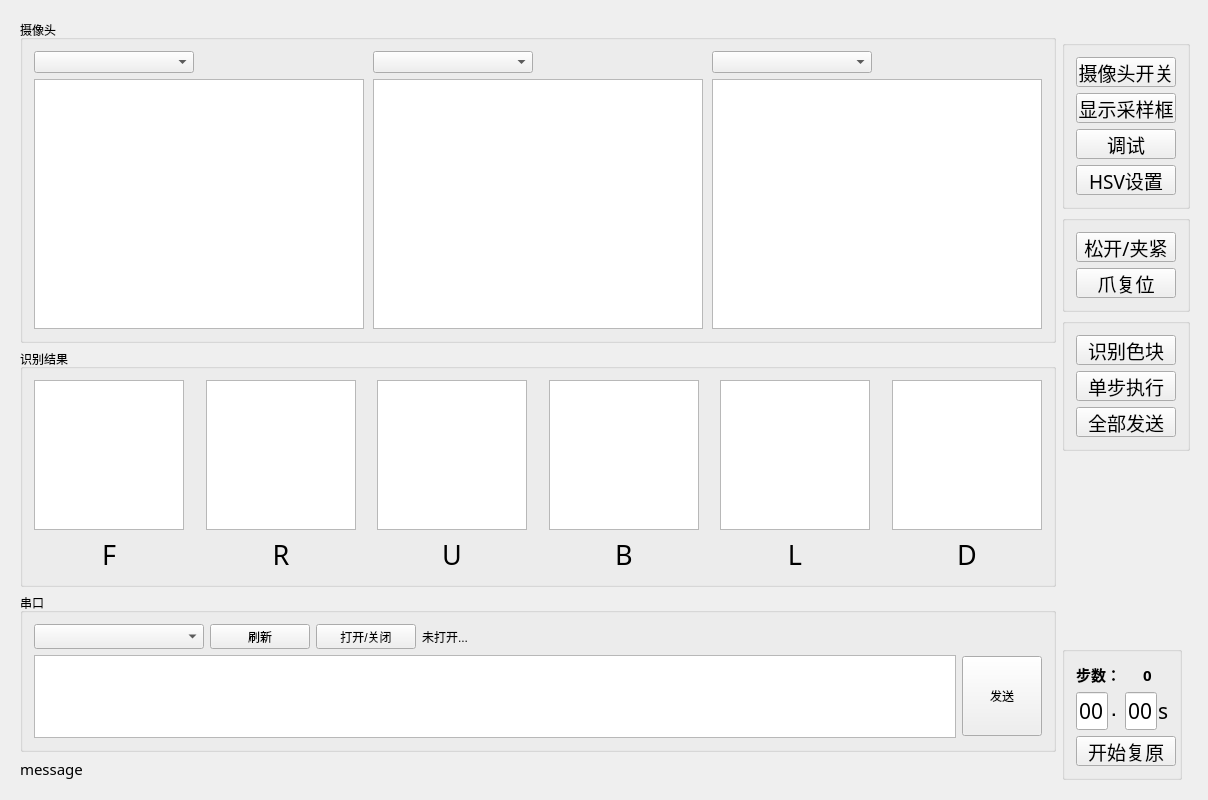
<?xml version="1.0" encoding="UTF-8"?>
<ui version="4.0">
 <class>CubicExplorerWithQt</class>
 <widget class="QWidget" name="CubicExplorerWithQt">
  <property name="geometry">
   <rect>
    <x>0</x>
    <y>0</y>
    <width>1208</width>
    <height>800</height>
   </rect>
  </property>
  <property name="minimumSize">
   <size>
    <width>1172</width>
    <height>680</height>
   </size>
  </property>
  <property name="windowTitle">
   <string>QtGuiAppForCubicExplorer</string>
  </property>
  <widget class="QWidget" name="layoutWidget">
   <property name="geometry">
    <rect>
     <x>9</x>
     <y>9</y>
     <width>1192</width>
     <height>782</height>
    </rect>
   </property>
   <layout class="QHBoxLayout" name="horizontalLayout">
    <item>
     <layout class="QVBoxLayout" name="verticalLayout_2">
      <item>
       <widget class="QGroupBox" name="groupBox_camera">
        <property name="title">
         <string>摄像头</string>
        </property>
        <layout class="QHBoxLayout" name="horizontalLayout_2">
         <item>
          <layout class="QVBoxLayout" name="vLay_cameraFR">
           <item>
            <widget class="QComboBox" name="comboBox_cameraFR">
             <property name="maximumSize">
              <size>
               <width>160</width>
               <height>16777215</height>
              </size>
             </property>
            </widget>
           </item>
           <item>
            <widget class="QMyGraphicsView" name="graView_cameraFR">
             <property name="minimumSize">
              <size>
               <width>330</width>
               <height>250</height>
              </size>
             </property>
             <property name="maximumSize">
              <size>
               <width>330</width>
               <height>250</height>
              </size>
             </property>
            </widget>
           </item>
          </layout>
         </item>
         <item>
          <spacer name="horizontalSpacer_12">
           <property name="orientation">
            <enum>Qt::Horizontal</enum>
           </property>
           <property name="sizeHint" stdset="0">
            <size>
             <width>40</width>
             <height>20</height>
            </size>
           </property>
          </spacer>
         </item>
         <item>
          <layout class="QVBoxLayout" name="vLay_cameraUB">
           <item>
            <widget class="QComboBox" name="comboBox_cameraUB">
             <property name="maximumSize">
              <size>
               <width>160</width>
               <height>16777215</height>
              </size>
             </property>
            </widget>
           </item>
           <item>
            <widget class="QMyGraphicsView" name="graView_cameraUB">
             <property name="minimumSize">
              <size>
               <width>330</width>
               <height>250</height>
              </size>
             </property>
             <property name="maximumSize">
              <size>
               <width>330</width>
               <height>250</height>
              </size>
             </property>
            </widget>
           </item>
          </layout>
         </item>
         <item>
          <spacer name="horizontalSpacer_13">
           <property name="orientation">
            <enum>Qt::Horizontal</enum>
           </property>
           <property name="sizeHint" stdset="0">
            <size>
             <width>40</width>
             <height>20</height>
            </size>
           </property>
          </spacer>
         </item>
         <item>
          <layout class="QVBoxLayout" name="vLay_cameraLD">
           <item>
            <widget class="QComboBox" name="comboBox_cameraLD">
             <property name="maximumSize">
              <size>
               <width>160</width>
               <height>16777215</height>
              </size>
             </property>
            </widget>
           </item>
           <item>
            <widget class="QMyGraphicsView" name="graView_cameraLD">
             <property name="minimumSize">
              <size>
               <width>330</width>
               <height>250</height>
              </size>
             </property>
             <property name="maximumSize">
              <size>
               <width>330</width>
               <height>250</height>
              </size>
             </property>
            </widget>
           </item>
          </layout>
         </item>
        </layout>
       </widget>
      </item>
      <item>
       <widget class="QGroupBox" name="groupBox_result">
        <property name="title">
         <string>识别结果</string>
        </property>
        <layout class="QHBoxLayout" name="horizontalLayout_3">
         <item>
          <layout class="QHBoxLayout" name="hLay_resFR" stretch="0,0,0">
           <item>
            <layout class="QVBoxLayout" name="vLay_resF">
             <item>
              <spacer name="verticalSpacer">
               <property name="orientation">
                <enum>Qt::Vertical</enum>
               </property>
               <property name="sizeHint" stdset="0">
                <size>
                 <width>140</width>
                 <height>13</height>
                </size>
               </property>
              </spacer>
             </item>
             <item>
              <widget class="QGraphicsView" name="graphicsView_F">
               <property name="sizePolicy">
                <sizepolicy hsizetype="Fixed" vsizetype="Fixed">
                 <horstretch>0</horstretch>
                 <verstretch>0</verstretch>
                </sizepolicy>
               </property>
               <property name="minimumSize">
                <size>
                 <width>150</width>
                 <height>150</height>
                </size>
               </property>
               <property name="maximumSize">
                <size>
                 <width>150</width>
                 <height>150</height>
                </size>
               </property>
               <property name="resizeAnchor">
                <enum>QGraphicsView::AnchorViewCenter</enum>
               </property>
              </widget>
             </item>
             <item>
              <widget class="QLabel" name="label_UI_F">
               <property name="font">
                <font>
                 <family>Adobe Arabic</family>
                 <pointsize>20</pointsize>
                </font>
               </property>
               <property name="text">
                <string>F</string>
               </property>
               <property name="alignment">
                <set>Qt::AlignCenter</set>
               </property>
              </widget>
             </item>
             <item>
              <spacer name="verticalSpacer_3">
               <property name="orientation">
                <enum>Qt::Vertical</enum>
               </property>
               <property name="sizeHint" stdset="0">
                <size>
                 <width>140</width>
                 <height>13</height>
                </size>
               </property>
              </spacer>
             </item>
            </layout>
           </item>
           <item>
            <spacer name="horizontalSpacer">
             <property name="orientation">
              <enum>Qt::Horizontal</enum>
             </property>
             <property name="sizeHint" stdset="0">
              <size>
               <width>40</width>
               <height>20</height>
              </size>
             </property>
            </spacer>
           </item>
           <item>
            <layout class="QVBoxLayout" name="vLay_resR">
             <item>
              <spacer name="verticalSpacer_2">
               <property name="orientation">
                <enum>Qt::Vertical</enum>
               </property>
               <property name="sizeHint" stdset="0">
                <size>
                 <width>20</width>
                 <height>40</height>
                </size>
               </property>
              </spacer>
             </item>
             <item>
              <widget class="QGraphicsView" name="graphicsView_R">
               <property name="minimumSize">
                <size>
                 <width>150</width>
                 <height>150</height>
                </size>
               </property>
               <property name="maximumSize">
                <size>
                 <width>150</width>
                 <height>150</height>
                </size>
               </property>
              </widget>
             </item>
             <item>
              <widget class="QLabel" name="label_UI_R">
               <property name="font">
                <font>
                 <family>Adobe Arabic</family>
                 <pointsize>20</pointsize>
                </font>
               </property>
               <property name="text">
                <string>R</string>
               </property>
               <property name="alignment">
                <set>Qt::AlignCenter</set>
               </property>
              </widget>
             </item>
             <item>
              <spacer name="verticalSpacer_4">
               <property name="orientation">
                <enum>Qt::Vertical</enum>
               </property>
               <property name="sizeHint" stdset="0">
                <size>
                 <width>20</width>
                 <height>40</height>
                </size>
               </property>
              </spacer>
             </item>
            </layout>
           </item>
          </layout>
         </item>
         <item>
          <spacer name="horizontalSpacer_2">
           <property name="orientation">
            <enum>Qt::Horizontal</enum>
           </property>
           <property name="sizeHint" stdset="0">
            <size>
             <width>40</width>
             <height>20</height>
            </size>
           </property>
          </spacer>
         </item>
         <item>
          <layout class="QHBoxLayout" name="hLay_resUB">
           <item>
            <layout class="QVBoxLayout" name="vLay_resU">
             <item>
              <spacer name="verticalSpacer_5">
               <property name="orientation">
                <enum>Qt::Vertical</enum>
               </property>
               <property name="sizeHint" stdset="0">
                <size>
                 <width>20</width>
                 <height>40</height>
                </size>
               </property>
              </spacer>
             </item>
             <item>
              <widget class="QGraphicsView" name="graphicsView_U">
               <property name="minimumSize">
                <size>
                 <width>150</width>
                 <height>150</height>
                </size>
               </property>
               <property name="maximumSize">
                <size>
                 <width>150</width>
                 <height>150</height>
                </size>
               </property>
              </widget>
             </item>
             <item>
              <widget class="QLabel" name="label_UI_U">
               <property name="font">
                <font>
                 <family>Adobe Arabic</family>
                 <pointsize>20</pointsize>
                </font>
               </property>
               <property name="text">
                <string>U</string>
               </property>
               <property name="alignment">
                <set>Qt::AlignCenter</set>
               </property>
              </widget>
             </item>
             <item>
              <spacer name="verticalSpacer_7">
               <property name="orientation">
                <enum>Qt::Vertical</enum>
               </property>
               <property name="sizeHint" stdset="0">
                <size>
                 <width>20</width>
                 <height>40</height>
                </size>
               </property>
              </spacer>
             </item>
            </layout>
           </item>
           <item>
            <spacer name="horizontalSpacer_5">
             <property name="orientation">
              <enum>Qt::Horizontal</enum>
             </property>
             <property name="sizeHint" stdset="0">
              <size>
               <width>40</width>
               <height>20</height>
              </size>
             </property>
            </spacer>
           </item>
           <item>
            <layout class="QVBoxLayout" name="vLay_resB">
             <item>
              <spacer name="verticalSpacer_6">
               <property name="orientation">
                <enum>Qt::Vertical</enum>
               </property>
               <property name="sizeHint" stdset="0">
                <size>
                 <width>20</width>
                 <height>40</height>
                </size>
               </property>
              </spacer>
             </item>
             <item>
              <widget class="QGraphicsView" name="graphicsView_B">
               <property name="minimumSize">
                <size>
                 <width>150</width>
                 <height>150</height>
                </size>
               </property>
               <property name="maximumSize">
                <size>
                 <width>150</width>
                 <height>150</height>
                </size>
               </property>
              </widget>
             </item>
             <item>
              <widget class="QLabel" name="label_UI_B">
               <property name="font">
                <font>
                 <family>Adobe Arabic</family>
                 <pointsize>20</pointsize>
                </font>
               </property>
               <property name="text">
                <string>B</string>
               </property>
               <property name="alignment">
                <set>Qt::AlignCenter</set>
               </property>
              </widget>
             </item>
             <item>
              <spacer name="verticalSpacer_8">
               <property name="orientation">
                <enum>Qt::Vertical</enum>
               </property>
               <property name="sizeHint" stdset="0">
                <size>
                 <width>20</width>
                 <height>40</height>
                </size>
               </property>
              </spacer>
             </item>
            </layout>
           </item>
          </layout>
         </item>
         <item>
          <spacer name="horizontalSpacer_11">
           <property name="orientation">
            <enum>Qt::Horizontal</enum>
           </property>
           <property name="sizeHint" stdset="0">
            <size>
             <width>40</width>
             <height>20</height>
            </size>
           </property>
          </spacer>
         </item>
         <item>
          <layout class="QHBoxLayout" name="hLay_resLD">
           <item>
            <layout class="QVBoxLayout" name="vLay_resL">
             <item>
              <spacer name="verticalSpacer_10">
               <property name="orientation">
                <enum>Qt::Vertical</enum>
               </property>
               <property name="sizeHint" stdset="0">
                <size>
                 <width>20</width>
                 <height>40</height>
                </size>
               </property>
              </spacer>
             </item>
             <item>
              <widget class="QGraphicsView" name="graphicsView_L">
               <property name="minimumSize">
                <size>
                 <width>150</width>
                 <height>150</height>
                </size>
               </property>
               <property name="maximumSize">
                <size>
                 <width>150</width>
                 <height>150</height>
                </size>
               </property>
              </widget>
             </item>
             <item>
              <widget class="QLabel" name="label_UI_L">
               <property name="font">
                <font>
                 <family>Adobe Arabic</family>
                 <pointsize>20</pointsize>
                </font>
               </property>
               <property name="text">
                <string>L</string>
               </property>
               <property name="alignment">
                <set>Qt::AlignCenter</set>
               </property>
              </widget>
             </item>
             <item>
              <spacer name="verticalSpacer_9">
               <property name="orientation">
                <enum>Qt::Vertical</enum>
               </property>
               <property name="sizeHint" stdset="0">
                <size>
                 <width>20</width>
                 <height>40</height>
                </size>
               </property>
              </spacer>
             </item>
            </layout>
           </item>
           <item>
            <spacer name="horizontalSpacer_8">
             <property name="orientation">
              <enum>Qt::Horizontal</enum>
             </property>
             <property name="sizeHint" stdset="0">
              <size>
               <width>40</width>
               <height>20</height>
              </size>
             </property>
            </spacer>
           </item>
           <item>
            <layout class="QVBoxLayout" name="vLay_resD">
             <item>
              <spacer name="verticalSpacer_12">
               <property name="orientation">
                <enum>Qt::Vertical</enum>
               </property>
               <property name="sizeHint" stdset="0">
                <size>
                 <width>20</width>
                 <height>40</height>
                </size>
               </property>
              </spacer>
             </item>
             <item>
              <widget class="QGraphicsView" name="graphicsView_D">
               <property name="sizePolicy">
                <sizepolicy hsizetype="Minimum" vsizetype="Minimum">
                 <horstretch>0</horstretch>
                 <verstretch>0</verstretch>
                </sizepolicy>
               </property>
               <property name="minimumSize">
                <size>
                 <width>150</width>
                 <height>150</height>
                </size>
               </property>
               <property name="maximumSize">
                <size>
                 <width>150</width>
                 <height>150</height>
                </size>
               </property>
              </widget>
             </item>
             <item>
              <widget class="QLabel" name="label_UI_D">
               <property name="font">
                <font>
                 <family>Adobe Arabic</family>
                 <pointsize>20</pointsize>
                </font>
               </property>
               <property name="text">
                <string>D</string>
               </property>
               <property name="alignment">
                <set>Qt::AlignCenter</set>
               </property>
              </widget>
             </item>
             <item>
              <spacer name="verticalSpacer_11">
               <property name="orientation">
                <enum>Qt::Vertical</enum>
               </property>
               <property name="sizeHint" stdset="0">
                <size>
                 <width>20</width>
                 <height>40</height>
                </size>
               </property>
              </spacer>
             </item>
            </layout>
           </item>
          </layout>
         </item>
        </layout>
       </widget>
      </item>
      <item>
       <widget class="QGroupBox" name="groupBox_serialPort">
        <property name="title">
         <string>串口</string>
        </property>
        <layout class="QVBoxLayout" name="verticalLayout">
         <item>
          <layout class="QHBoxLayout" name="hLay_portIni">
           <item>
            <widget class="QComboBox" name="comboBox_coms">
             <property name="minimumSize">
              <size>
               <width>170</width>
               <height>25</height>
              </size>
             </property>
             <property name="maximumSize">
              <size>
               <width>170</width>
               <height>25</height>
              </size>
             </property>
            </widget>
           </item>
           <item>
            <widget class="QPushButton" name="btn_portRefresh">
             <property name="minimumSize">
              <size>
               <width>100</width>
               <height>25</height>
              </size>
             </property>
             <property name="maximumSize">
              <size>
               <width>100</width>
               <height>25</height>
              </size>
             </property>
             <property name="text">
              <string>刷新</string>
             </property>
            </widget>
           </item>
           <item>
            <widget class="QPushButton" name="btn_portOpen_close">
             <property name="minimumSize">
              <size>
               <width>100</width>
               <height>25</height>
              </size>
             </property>
             <property name="maximumSize">
              <size>
               <width>100</width>
               <height>25</height>
              </size>
             </property>
             <property name="text">
              <string>打开/关闭</string>
             </property>
            </widget>
           </item>
           <item>
            <widget class="QLabel" name="label_portMessage">
             <property name="text">
              <string>未打开...</string>
             </property>
            </widget>
           </item>
          </layout>
         </item>
         <item>
          <layout class="QHBoxLayout" name="hLay_portWrite">
           <item>
            <widget class="QPlainTextEdit" name="plainTextEdit_portWrite">
             <property name="minimumSize">
              <size>
               <width>0</width>
               <height>80</height>
              </size>
             </property>
            </widget>
           </item>
           <item>
            <widget class="QPushButton" name="btn_portSend">
             <property name="minimumSize">
              <size>
               <width>0</width>
               <height>80</height>
              </size>
             </property>
             <property name="text">
              <string>发送</string>
             </property>
            </widget>
           </item>
          </layout>
         </item>
        </layout>
       </widget>
      </item>
      <item>
       <widget class="QLabel" name="label_UI_message">
        <property name="font">
         <font>
          <family>Agency FB</family>
          <pointsize>11</pointsize>
         </font>
        </property>
        <property name="text">
         <string>message</string>
        </property>
       </widget>
      </item>
     </layout>
    </item>
    <item>
     <layout class="QVBoxLayout" name="vLay_btns">
      <property name="leftMargin">
       <number>0</number>
      </property>
      <item>
       <spacer name="verticalSpacer_14">
        <property name="orientation">
         <enum>Qt::Vertical</enum>
        </property>
        <property name="sizeType">
         <enum>QSizePolicy::Minimum</enum>
        </property>
        <property name="sizeHint" stdset="0">
         <size>
          <width>20</width>
          <height>20</height>
         </size>
        </property>
       </spacer>
      </item>
      <item>
       <widget class="QGroupBox" name="groupBox_normal">
        <property name="title">
         <string/>
        </property>
        <layout class="QVBoxLayout" name="verticalLayout_4">
         <item>
          <widget class="QPushButton" name="btn_camSwitch">
           <property name="minimumSize">
            <size>
             <width>100</width>
             <height>30</height>
            </size>
           </property>
           <property name="maximumSize">
            <size>
             <width>100</width>
             <height>30</height>
            </size>
           </property>
           <property name="font">
            <font>
             <family>Adobe Arabic</family>
             <pointsize>14</pointsize>
            </font>
           </property>
           <property name="text">
            <string>摄像头开关</string>
           </property>
          </widget>
         </item>
         <item>
          <widget class="QPushButton" name="btn_showSamRecs">
           <property name="minimumSize">
            <size>
             <width>100</width>
             <height>30</height>
            </size>
           </property>
           <property name="maximumSize">
            <size>
             <width>100</width>
             <height>30</height>
            </size>
           </property>
           <property name="font">
            <font>
             <family>Adobe Arabic</family>
             <pointsize>14</pointsize>
            </font>
           </property>
           <property name="text">
            <string>显示采样框</string>
           </property>
          </widget>
         </item>
         <item>
          <widget class="QPushButton" name="btn_debug">
           <property name="minimumSize">
            <size>
             <width>100</width>
             <height>30</height>
            </size>
           </property>
           <property name="maximumSize">
            <size>
             <width>100</width>
             <height>30</height>
            </size>
           </property>
           <property name="font">
            <font>
             <family>Adobe Arabic</family>
             <pointsize>14</pointsize>
            </font>
           </property>
           <property name="text">
            <string>调试</string>
           </property>
          </widget>
         </item>
         <item>
          <widget class="QPushButton" name="btn_setHSV">
           <property name="minimumSize">
            <size>
             <width>100</width>
             <height>30</height>
            </size>
           </property>
           <property name="maximumSize">
            <size>
             <width>100</width>
             <height>30</height>
            </size>
           </property>
           <property name="font">
            <font>
             <family>Adobe Arabic</family>
             <pointsize>14</pointsize>
            </font>
           </property>
           <property name="text">
            <string>HSV设置</string>
           </property>
          </widget>
         </item>
        </layout>
       </widget>
      </item>
      <item>
       <widget class="QGroupBox" name="groupBox_operation">
        <property name="title">
         <string/>
        </property>
        <layout class="QVBoxLayout" name="verticalLayout_5">
         <item>
          <widget class="QPushButton" name="btn_tightOrLoose">
           <property name="minimumSize">
            <size>
             <width>100</width>
             <height>30</height>
            </size>
           </property>
           <property name="maximumSize">
            <size>
             <width>100</width>
             <height>30</height>
            </size>
           </property>
           <property name="font">
            <font>
             <family>Adobe Arabic</family>
             <pointsize>14</pointsize>
            </font>
           </property>
           <property name="text">
            <string>松开/夹紧</string>
           </property>
          </widget>
         </item>
         <item>
          <widget class="QPushButton" name="btn_reset">
           <property name="minimumSize">
            <size>
             <width>100</width>
             <height>30</height>
            </size>
           </property>
           <property name="maximumSize">
            <size>
             <width>100</width>
             <height>30</height>
            </size>
           </property>
           <property name="font">
            <font>
             <family>Adobe Arabic</family>
             <pointsize>14</pointsize>
            </font>
           </property>
           <property name="text">
            <string>爪复位</string>
           </property>
          </widget>
         </item>
        </layout>
       </widget>
      </item>
      <item>
       <widget class="QGroupBox" name="groupBox_recog_send">
        <property name="title">
         <string/>
        </property>
        <layout class="QVBoxLayout" name="verticalLayout_3">
         <item>
          <widget class="QPushButton" name="btn_recog">
           <property name="minimumSize">
            <size>
             <width>100</width>
             <height>30</height>
            </size>
           </property>
           <property name="maximumSize">
            <size>
             <width>100</width>
             <height>30</height>
            </size>
           </property>
           <property name="font">
            <font>
             <family>Adobe Arabic</family>
             <pointsize>14</pointsize>
            </font>
           </property>
           <property name="text">
            <string>识别色块</string>
           </property>
          </widget>
         </item>
         <item>
          <widget class="QPushButton" name="btn_sendSingle">
           <property name="minimumSize">
            <size>
             <width>100</width>
             <height>30</height>
            </size>
           </property>
           <property name="maximumSize">
            <size>
             <width>100</width>
             <height>30</height>
            </size>
           </property>
           <property name="font">
            <font>
             <family>Adobe Arabic</family>
             <pointsize>14</pointsize>
            </font>
           </property>
           <property name="text">
            <string>单步执行</string>
           </property>
          </widget>
         </item>
         <item>
          <widget class="QPushButton" name="btn_sendAll">
           <property name="minimumSize">
            <size>
             <width>100</width>
             <height>30</height>
            </size>
           </property>
           <property name="maximumSize">
            <size>
             <width>100</width>
             <height>30</height>
            </size>
           </property>
           <property name="font">
            <font>
             <family>Adobe Arabic</family>
             <pointsize>14</pointsize>
            </font>
           </property>
           <property name="text">
            <string>全部发送</string>
           </property>
          </widget>
         </item>
        </layout>
       </widget>
      </item>
      <item>
       <spacer name="verticalSpacer_13">
        <property name="orientation">
         <enum>Qt::Vertical</enum>
        </property>
        <property name="sizeHint" stdset="0">
         <size>
          <width>20</width>
          <height>40</height>
         </size>
        </property>
       </spacer>
      </item>
      <item>
       <widget class="QGroupBox" name="groupBox">
        <property name="maximumSize">
         <size>
          <width>120</width>
          <height>16777215</height>
         </size>
        </property>
        <property name="title">
         <string/>
        </property>
        <layout class="QVBoxLayout" name="verticalLayout_6">
         <item>
          <layout class="QVBoxLayout" name="verticalLayout_8">
           <item>
            <layout class="QHBoxLayout" name="horizontalLayout_5">
             <item>
              <widget class="QLabel" name="label_3">
               <property name="font">
                <font>
                 <family>Agency FB</family>
                 <pointsize>11</pointsize>
                 <weight>75</weight>
                 <bold>true</bold>
                </font>
               </property>
               <property name="text">
                <string>步数：</string>
               </property>
              </widget>
             </item>
             <item>
              <widget class="QLabel" name="label_restoreCnt">
               <property name="font">
                <font>
                 <family>Agency FB</family>
                 <pointsize>11</pointsize>
                 <weight>75</weight>
                 <bold>true</bold>
                </font>
               </property>
               <property name="text">
                <string>0</string>
               </property>
               <property name="alignment">
                <set>Qt::AlignCenter</set>
               </property>
              </widget>
             </item>
            </layout>
           </item>
           <item>
            <layout class="QHBoxLayout" name="horizontalLayout_4">
             <item>
              <widget class="QLineEdit" name="lineEdit_second1">
               <property name="minimumSize">
                <size>
                 <width>32</width>
                 <height>32</height>
                </size>
               </property>
               <property name="font">
                <font>
                 <family>OCR A Extended</family>
                 <pointsize>16</pointsize>
                </font>
               </property>
               <property name="contextMenuPolicy">
                <enum>Qt::DefaultContextMenu</enum>
               </property>
               <property name="inputMask">
                <string/>
               </property>
               <property name="text">
                <string>00</string>
               </property>
               <property name="alignment">
                <set>Qt::AlignCenter</set>
               </property>
              </widget>
             </item>
             <item>
              <widget class="QLabel" name="label">
               <property name="font">
                <font>
                 <family>Consolas</family>
                 <pointsize>12</pointsize>
                 <weight>75</weight>
                 <bold>true</bold>
                </font>
               </property>
               <property name="text">
                <string>.</string>
               </property>
              </widget>
             </item>
             <item>
              <widget class="QLineEdit" name="lineEdit_second2">
               <property name="minimumSize">
                <size>
                 <width>32</width>
                 <height>32</height>
                </size>
               </property>
               <property name="font">
                <font>
                 <family>OCR A Extended</family>
                 <pointsize>16</pointsize>
                </font>
               </property>
               <property name="contextMenuPolicy">
                <enum>Qt::DefaultContextMenu</enum>
               </property>
               <property name="text">
                <string>00</string>
               </property>
               <property name="alignment">
                <set>Qt::AlignCenter</set>
               </property>
              </widget>
             </item>
             <item>
              <widget class="QLabel" name="label_2">
               <property name="font">
                <font>
                 <family>Roman</family>
                 <pointsize>16</pointsize>
                 <weight>50</weight>
                 <bold>false</bold>
                </font>
               </property>
               <property name="text">
                <string>s</string>
               </property>
              </widget>
             </item>
            </layout>
           </item>
          </layout>
         </item>
         <item>
          <layout class="QVBoxLayout" name="verticalLayout_7"/>
         </item>
         <item>
          <widget class="QPushButton" name="btn_restore">
           <property name="minimumSize">
            <size>
             <width>100</width>
             <height>30</height>
            </size>
           </property>
           <property name="maximumSize">
            <size>
             <width>100</width>
             <height>30</height>
            </size>
           </property>
           <property name="font">
            <font>
             <family>Adobe Arabic</family>
             <pointsize>14</pointsize>
            </font>
           </property>
           <property name="text">
            <string>开始复原</string>
           </property>
          </widget>
         </item>
        </layout>
       </widget>
      </item>
     </layout>
    </item>
   </layout>
  </widget>
  <action name="actSetBlock">
   <property name="text">
    <string>设置取色块</string>
   </property>
   <property name="toolTip">
    <string>将所选区域设置为取色块</string>
   </property>
  </action>
  <action name="actShowHSV">
   <property name="text">
    <string>查看HSV数据</string>
   </property>
   <property name="toolTip">
    <string>显示所选区域的HSV统计图表</string>
   </property>
  </action>
  <action name="actCancel">
   <property name="text">
    <string>取消</string>
   </property>
   <property name="toolTip">
    <string>不做任何操作</string>
   </property>
  </action>
 </widget>
 <layoutdefault spacing="6" margin="11"/>
 <customwidgets>
  <customwidget>
   <class>QMyGraphicsView</class>
   <extends>QGraphicsView</extends>
   <header>QMyGraphicsView.h</header>
  </customwidget>
 </customwidgets>
 <resources>
  <include location="CubicExplorerWithQt.qrc"/>
 </resources>
 <connections/>
</ui>
